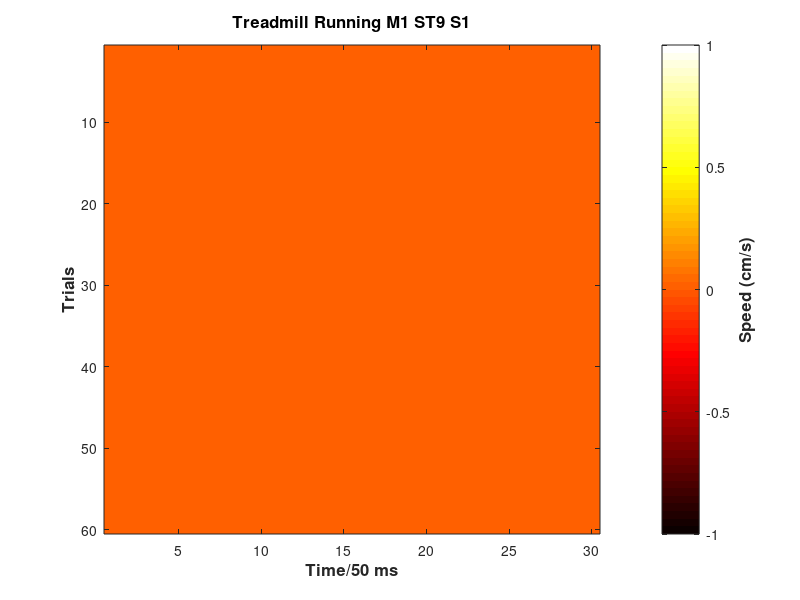
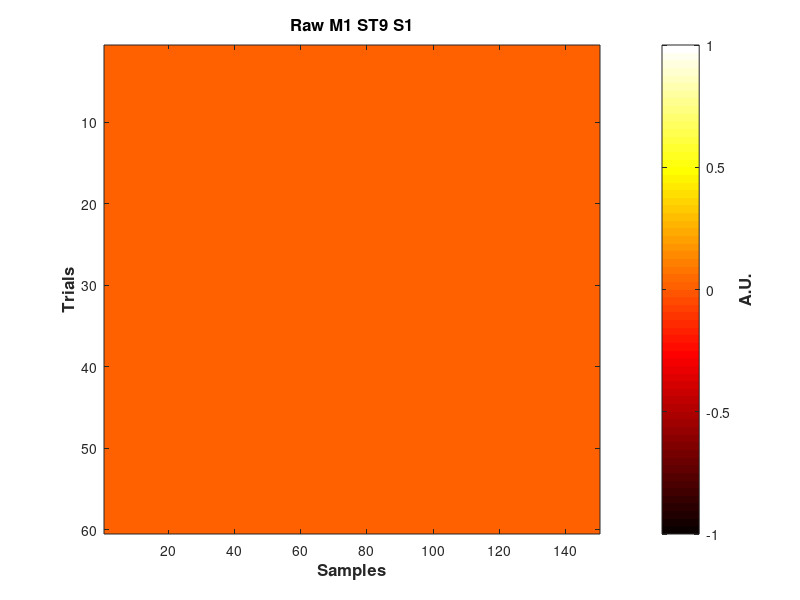

These figures' MATLAB source, in order: (Note: this script raises an error after producing the figures.)
% AUTHOR - Kambadur Ananthamurthy
% PURPOSE - Read raw .csv files for the treadmill motion data
% EXPERIMENT SUMMARY - The position of the treadmill is read out every 10 ms
%                      by point detecting IR reflectance off of a circular
%                      pattern of black and white squares (0.5 cm side)
%                      along the periphery.

tic
clear all
%close all

addpath('/Users/ananth/Documents/MATLAB/CustomFunctions')

%Please work with the data from all sessions of an animal, before proceeding to the next animal

clear all
%close all

%Operations (0 == Don't Perform; 1 == Perform)
saveData = 1;
doMotionAnalysis = 1;
plotFigures = 1;

saveDirec = '/Users/ananth/Desktop/Work/Analysis/MotionAnalysis/';
direc = '/Users/ananth/Desktop/Work/Behaviour/Motion/';

%Dataset details
sessionType = 9;
%mice = [1 2 3 4 5];
%mice = 2;
mice = [1 3 4];
%mice = [2 5];
nSessions = 15;
nTrials = 61; % NOTE: The first trial is a dummy

%startSession = nSessions;
startSession = 1;
startTrial = 1;

nHeaderLines = 5;

fontSize = 12;

dataSize = zeros(nTrials,1);

samplingRate = 100; % Hz
trialDuration = 1.5; % seconds
nSamples = floor(samplingRate*trialDuration);

distanceLC = 0.5; %cm
timeLC = 0.05; % seconds
threshold = 700;

win4avg = samplingRate*timeLC; % samples

for mouse = 1:length(mice)
    mouseName = ['M' num2str(mice(mouse))];
    
    for session = startSession:nSessions
        dataset = ['Mouse' mouseName '_SessionType' num2str(sessionType) '_Session' num2str(session)];
        disp(['Working on ' dataset])
        
        if doMotionAnalysis == 1
            disp('Performing motion analysis ...')
            
            % Preallocation
            rawSession = zeros(nTrials, nSamples);
            motion = zeros(nTrials, (nSamples/win4avg));
            rawTrialLowEdge = zeros(nSamples,1);
            
            for trial = startTrial:nTrials
                disp(['Trial ' num2str(trial-1)])
                try
                    fileName = [direc 'Mouse' mouseName '/' dataset '/Trial' num2str(trial) '.csv'];
                    rawData = csvread(fileName, nHeaderLines, 0);
                catch
                    disp(['[ERROR] ' dataset ' Trial ' num2str(trial) ' not found!'])
                    break
                end
                rawSession(trial,:) = rawData(1:nSamples,1); % has only motion data
                rawTrial = rawSession(trial,:)>threshold; % binarize
                %rawTrialDiff = diff(rawTrial); % differential (NOTE: n-1 element output)
                %rawTrialLowEdge(find(rawTrialDiff == -1) + 1) = 1;
                
                % Reshape to get the averaging window
                %rawTrialLowEdgeReshaped = reshape(rawTrialLowEdge, [win4avg nSamples/win4avg]);
                %motion(trial,:) = sum(rawTrialLowEdgeReshaped,1)*(distanceLC/timeLC);
                rawTrialReshaped = reshape(rawTrial, [win4avg nSamples/win4avg]);
                motion(trial,:) = mean(rawTrialReshaped,1)*(distanceLC/timeLC);
                disp('... done!')
            end
            % Get rid of the dummy trial
            motion(1,:) = [];
            rawSession(1,:) = [];
            
            if plotFigures == 1
                figure(1)
                imagesc(motion)
                colormap(hot)
                title(['Treadmill Running ' ...
                    mouseName ' ST' num2str(sessionType) ' S' num2str(session)],...
                    'FontSize', fontSize,...
                    'FontWeight', 'bold')
                xlabel(['Time/' num2str(timeLC*1000) ' ms'], ...
                    'FontSize', fontSize,...
                    'FontWeight', 'bold')
                ylabel('Trials', ...
                    'FontSize', fontSize,...
                    'FontWeight', 'bold')
                z = colorbar;
                ylabel(z,'Speed (cm/s)',...
                    'FontSize', fontSize,...
                    'FontWeight', 'bold')
                
                print(['/Users/ananth/Desktop/figs/motion_heatmap_' mouseName ...
                    '_ST' num2str(sessionType) ...
                    '_S' num2str(session)],...
                    '-djpeg');
                
                figure(2)
                imagesc(rawSession)
                colormap(hot)
                title(['Raw ' ...
                    mouseName ' ST' num2str(sessionType) ' S' num2str(session)],...
                    'FontSize', fontSize,...
                    'FontWeight', 'bold')
                xlabel('Samples', ...
                    'FontSize', fontSize,...
                    'FontWeight', 'bold')
                ylabel('Trials', ...
                    'FontSize', fontSize,...
                    'FontWeight', 'bold')
                z = colorbar;
                ylabel(z,'A.U.',...
                    'FontSize', fontSize,...
                    'FontWeight', 'bold')
                
                print(['/Users/ananth/Desktop/figs/runningRaw_heatmap_' mouseName ...
                    '_ST' num2str(sessionType) ...
                    '_S' num2str(session)],...
                    '-djpeg');
            end
            
            if saveData == 1
                saveFolder = [saveDirec 'Mouse' mouseName '/' dataset '/'];
                if ~isdir(saveFolder)
                    mkdir(saveFolder);
                end
                
                % Save motion data
                save([saveFolder 'motion.mat' ], ...
                    'rawSession', 'motion', ...
                    'threshold', 'distanceLC', 'timeLC', ...
                    'samplingRate', 'trialDuration')
            end
        end
    end
end
toc
disp('All done!')